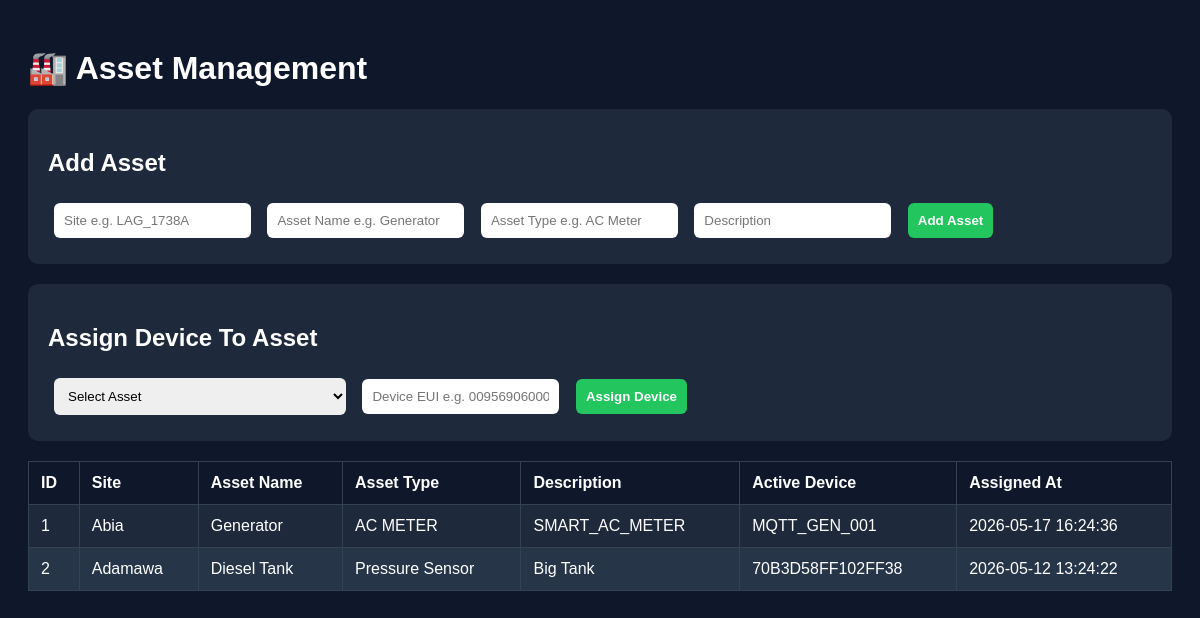
Screenshot of /admin/assets (signed in) with the database file from the repository.
### tables this page shows
CREATE TABLE asset_devices (
        id INTEGER PRIMARY KEY AUTOINCREMENT,
        asset_id INTEGER,
        device_eui TEXT,
        is_active INTEGER DEFAULT 1,
        assigned_at TIMESTAMP DEFAULT CURRENT_TIMESTAMP
    );

CREATE TABLE assets (
        id INTEGER PRIMARY KEY AUTOINCREMENT,
        site TEXT,
        asset_name TEXT,
        asset_type TEXT,
        description TEXT,
        created_at TIMESTAMP DEFAULT CURRENT_TIMESTAMP
    );

### admin.py (the view, shortened to what this page needs)
    @app.route("/admin/assets", methods=["GET", "POST"])
    def admin_assets():
        check = require_role("admin")
        if check:
            return check
        assets = get_assets_with_devices()
        return render_template("assets.html", assets=assets)

### auth.py (called while the page is built)
def require_role(*allowed_roles):
    if "user" not in session:
        return redirect(url_for("login"))
    if session.get("role") not in allowed_roles:
        return "Access denied", 403
    return None

### database.py (called while the page is built)
def get_assets_with_devices():
    conn = sqlite3.connect("iot.db")
    cursor = conn.cursor()
    cursor.execute("""
    SELECT
        a.id,
        a.site,
        a.asset_name,
        a.asset_type,
        a.description,
        d.device_eui,
        d.assigned_at

    FROM assets a

    LEFT JOIN asset_devices d
        ON a.id = d.asset_id
        AND d.is_active = 1

    ORDER BY a.site, a.asset_name
    """)
    rows = cursor.fetchall()
    conn.close()
    return rows

### templates/assets.html (shortened to what this page needs)
<!DOCTYPE html>
<html>
<head>
</head>
<body>
<h1>🏭 Asset Management</h1>
<form method="POST" action="/admin/assets" style="background:#1e293b; padding:20px; border-radius:10px;">
    <h2>Add Asset</h2>
    <input name="site" placeholder="Site e.g. LAG_1738A" required>
    <input name="asset_name" placeholder="Asset Name e.g. Generator" required>
    <input name="asset_type" placeholder="Asset Type e.g. AC Meter" required>
    <input name="description" placeholder="Description">
    <button type="submit">Add Asset</button>
</form>
<form method="POST" action="/admin/assets/assign"
    style="background:#1e293b; padding:20px; border-radius:10px; margin-top:20px;">
    <h2>Assign Device To Asset</h2>
    <select name="asset_id" required>
        <option value="">Select Asset</option>
    </select>
    <input name="device_eui" placeholder="Device EUI e.g. 009569060002850A" required>
    <button type="submit">
        Assign Device
    </button>
</form>
<table>
    <thead>
        <tr>
            <th>ID</th>
            <th>Site</th>
            <th>Asset Name</th>
            <th>Asset Type</th>
            <th>Description</th>
            <th>Active Device</th>
            <th>Assigned At</th>
        </tr>
    </thead>
    <tbody>
        {% for a in assets %}
        <tr>
            <td>{{ a[0] }}</td>
            <td>{{ a[1] }}</td>
            <td>{{ a[2] }}</td>
            <td>{{ a[3] }}</td>
            <td>{{ a[4] }}</td>
            <td>
                {% if a[5] %}
                {{ a[5] }}
                {% else %}
                No Device Assigned
                {% endif %}
            </td>
            <td>
                {% if a[6] %}
                {{ a[6] }}
                {% else %}
                --
                {% endif %}
            </td>
        </tr>
        {% endfor %}
    </tbody>
</table>
</body>
</html>

### templates/assets.html (style rules this page uses)
body { font-family: Arial; background:#0f172a; color:white; padding:20px; }
input, button { padding:10px; margin:6px; border-radius:6px; border:none; }
button { background:#22c55e; color:white; font-weight:bold; }
table { width:100%; border-collapse:collapse; background:#1e293b; margin-top:20px; }
th, td { padding:12px; border:1px solid #334155; text-align:left; }
th { background:#0f172a; }
tr:nth-child(even) { background:#273549; }
select { padding: 10px; margin: 6px; border-radius: 6px; border: none; }

### rows the page displays
asset_devices: a "1", site "Abia", asset_name "Generator", asset_type "AC METER", description "SMART_AC_METER", device_eui "MQTT_GEN_001", assigned_at "2026-05-17 16:24:36"
asset_devices: a "2", site "Adamawa", asset_name "Diesel Tank", asset_type "Pressure Sensor", description "Big Tank", device_eui "70B3D58FF102FF38", assigned_at "2026-05-12 13:24:22"
